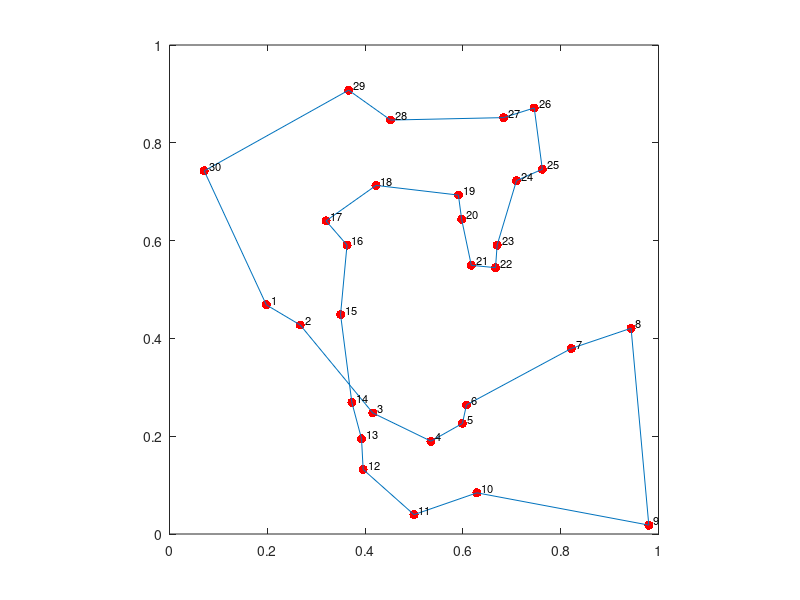

The MATLAB source for this figure:
function out = tsp(loc)
% TSP Traveling salesman problem (TSP) using SA (simulated annealing).
% 	TSP by itself will generate 20 cities within a unit cube and
%	then use SA to slove this problem.
%
%	TSP(LOC) solve the traveling salesman problem with cities'
%	coordinates given by LOC, which is an M by 2 matrix and M is
%	the number of cities.
%
% 	For example:
%
%		loc = rand(50, 2);
%		tsp(loc);

if nargin == 0,

	loc = [0.3663, 0.9076; 0.7459, 0.8713; 0.4521, 0.8465;
		0.7624, 0.7459; 0.7096, 0.7228; 0.0710, 0.7426;
		0.4224, 0.7129; 0.5908, 0.6931; 0.3201, 0.6403;
		0.5974, 0.6436; 0.3630, 0.5908; 0.6700, 0.5908;
		0.6172, 0.5495; 0.6667, 0.5446; 0.1980, 0.4686;
		0.3498, 0.4488; 0.2673, 0.4274; 0.9439, 0.4208;
		0.8218, 0.3795; 0.3729, 0.2690; 0.6073, 0.2640;
		0.4158, 0.2475; 0.5990, 0.2261; 0.3927, 0.1947;
		0.5347, 0.1898; 0.3960, 0.1320; 0.6287, 0.0842;
		0.5000, 0.0396; 0.9802, 0.0182; 0.6832, 0.8515];
end
 
NumCity = length(loc);		% Number of cities
distance = zeros(NumCity);	% Initialize a distance matrix
% Fill the distance matrix
for i = 1:NumCity,
	for j = 1:NumCity,
		distance(i, j) = norm(loc(i, :) - loc(j, :));
	end
end

% To generate energy (objective function) from path
%path = randperm(NumCity);
%energy = sum(distance((path-1)*NumCity + [path(2:NumCity) path(1)]));

% Find typical values of dE
count = 20;
all_dE = zeros(count, 1);
for i = 1:count
	path = randperm(NumCity);
	energy = sum(distance((path-1)*NumCity + [path(2:NumCity) path(1)]));
	new_path = path;
	index = round(rand(2,1)*NumCity+.5);
	inversion_index = (min(index):max(index));
	new_path(inversion_index) = fliplr(path(inversion_index));
	all_dE(i) = abs(energy - ...
		sum(sum(diff(loc([new_path new_path(1)],:))'.^2)));
end
dE = max(all_dE);

temp = 10*dE;	% Choose the temperature to be large enough
fprintf('Initial energy = %f\n\n',energy);

% Initial plots
out = [path path(1)];
plot(loc(out(:), 1), loc(out(:), 2),'r.', 'Markersize', 20);
axis square; hold on
h = plot(loc(out(:), 1), loc(out(:), 2)); hold off
 
MaxTrialN = NumCity*100;		% Max. # of trials at a temperature
MaxAcceptN = NumCity*10;		% Max. # of acceptances at a temperature
StopTolerance = 0.005;		% Stopping tolerance
TempRatio = 0.5;		% Temperature decrease ratio
minE = inf;			% Initial value for min. energy
maxE = -1;			% Initial value for max. energy

% Major annealing loop
while (maxE - minE)/maxE > StopTolerance,
	minE = inf;
	maxE = 0;
	TrialN = 0;		% Number of trial moves
	AcceptN = 0;		% Number of actual moves 
	while TrialN < MaxTrialN & AcceptN < MaxAcceptN,
		new_path = path;
		index = round(rand(2,1)*NumCity+.5);
		inversion_index = (min(index):max(index));
		new_path(inversion_index) = fliplr(path(inversion_index)); 
		new_energy = sum(distance( ...
			(new_path-1)*NumCity+[new_path(2:NumCity) new_path(1)]));
		if rand < exp((energy - new_energy)/temp),	% accept it!
			energy = new_energy;
			path = new_path;
			minE = min(minE, energy);
			maxE = max(maxE, energy);
			AcceptN = AcceptN + 1;
		end
		TrialN = TrialN + 1;
	end

	% Update plot
	out = [path path(1)];
	set(h, 'xdata', loc(out(:), 1), 'ydata', loc(out(:), 2));
	drawnow;
	% Print information in command window 
	fprintf('temp. = %f\n', temp);
	tmp = sprintf('%d ',path);
	fprintf('path = %s\n', tmp);
	fprintf('energy = %f\n', energy);
	fprintf('[minE maxE] = [%f %f]\n', minE, maxE);
	fprintf('[AcceptN TrialN] = [%d %d]\n\n', AcceptN, TrialN);
	% Lower the temperature
	temp = temp*TempRatio;
end
 
% Print sequential numbers in the graphic window
for i = 1:NumCity,
	text(loc(path(i),1)+0.01, loc(path(i),2)+0.01, int2str(i), ...
		'fontsize', 8);
end
